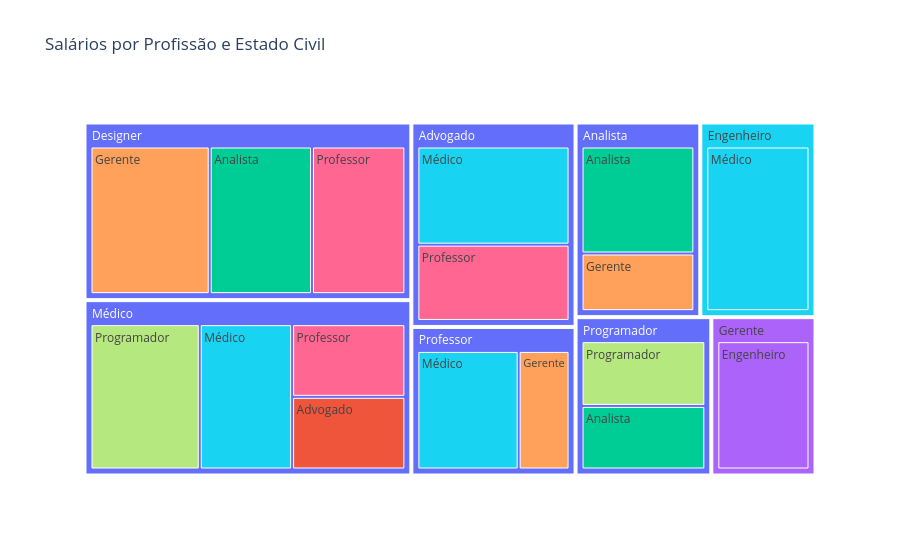

Write notebook code for a chart like this one.
### Markdown cell above
Outro visual muito bacana e interativo que essa biblioteca nos permite é o de gráficos de mapa de árvore, não vimos ele nos principais gráficos pois é pouco utilizado, mas nessa biblioteca ele é um dos gráficos com melhor interação:

### Code cell
# Aqui agrupamos os dados do DataFrame por profissão e estado civil, e calculando a média do salário para cada profissão e estado civil
salario_por_profissao_estado_civil = df.groupby(['Profissão', 'estado_civil'])['Salário'].mean().reset_index()

# Criando o gráfico de treemap com os salários por profissão, usando as cores para representar o estado civil
fig = px.treemap(salario_por_profissao_estado_civil,
                 path=['Profissão', 'estado_civil'],
                 values='Salário',
                 title='Salários por Profissão e Estado Civil',
                 color='estado_civil')
# Exibindo o gráfico
fig.show()

### Figure 1 — Plotly figure (JSON) as saved in the notebook; plotly's stock layout.template omitted (floating-point values rounded to 4 significant figures)
{"data": [{"branchvalues": "total", "customdata": [["(?)"], ["(?)"], ["(?)"], ["(?)"], ["(?)"], ["(?)"], ["Advogado"], ["Analista"], ["Analista"], ["Analista"], ["Engenheiro"], ["Engenheiro"], ["Gerente"], ["Gerente"], ["Gerente"], ["Médico"], ["Médico"], ["Médico"], ["Médico"], ["Médico"], ["Professor"], ["Professor"], ["Professor"], ["Programador"], ["Programador"]], "domain": {"x": [0.0, 1.0], "y": [0.0, 1.0]}, "hovertemplate": "labels=%{label}<br>Salário=%{value}<br>parent=%{parent}<br>id=%{id}<br>estado_civil=%{customdata[0]}<extra></extra>", "ids": ["Programador", "Médico", "Designer", "Analista", "Professor", "Advogado", "Médico/Advogado", "Analista/Analista", "Designer/Analista", "Programador/Analista", "Gerente", "Gerente/Engenheiro", "Analista/Gerente", "Designer/Gerente", "Professor/Gerente", "Engenheiro", "Advogado/Médico", "Professor/Médico", "Médico/Médico", "Engenheiro/Médico", "Médico/Professor", "Designer/Professor", "Advogado/Professor", "Programador/Programador", "Médico/Programador"], "labels": ["Programador", "Médico", "Designer", "Analista", "Professor", "Advogado", "Advogado", "Analista", "Analista", "Analista", "Gerente", "Engenheiro", "Gerente", "Gerente", "Gerente", "Engenheiro", "Médico", "Médico", "Médico", "Médico", "Professor", "Professor", "Professor", "Programador", "Programador"], "marker": {"colors": ["#636efa", "#636efa", "#636efa", "#636efa", "#636efa", "#636efa", "#EF553B", "#00cc96", "#00cc96", "#00cc96", "#ab63fa", "#ab63fa", "#FFA15A", "#FFA15A", "#FFA15A", "#19d3f3", "#19d3f3", "#19d3f3", "#19d3f3", "#19d3f3", "#FF6692", "#FF6692", "#FF6692", "#B6E880", "#B6E880"]}, "name": "", "parents": ["", "", "", "", "", "", "Médico", "Analista", "Designer", "Programador", "", "Gerente", "Analista", "Designer", "Professor", "", "Advogado", "Professor", "Médico", "Engenheiro", "Médico", "Designer", "Advogado", "Programador", "Médico"], "values": [5886.0, 15690.0, 15900.0, 6648.0, 6677.0, 9187.0, 2821.0, 4320.0, 5162.0, 2916.0, 4515.0, 4515.0, 2328.0, 6018.0, 2232.0, 6136.0, 5170.0, 4444.0, 4601.0, 6136.0, 2822.0, 4715.0, 4017.0, 2970.0, 5445.0], "type": "treemap"}], "layout": {"legend": {"tracegroupgap": 0}, "title": {"text": "Salários por Profissão e Estado Civil"}}}
